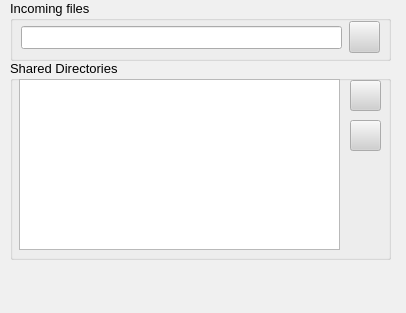
<ui version="4.0" >
 <class>DirectoriesPage</class>
 <widget class="QWidget" name="DirectoriesPage" >
  <property name="geometry" >
   <rect>
    <x>0</x>
    <y>0</y>
    <width>406</width>
    <height>313</height>
   </rect>
  </property>
  <property name="sizePolicy" >
   <sizepolicy>
    <hsizetype>7</hsizetype>
    <vsizetype>7</vsizetype>
    <horstretch>0</horstretch>
    <verstretch>0</verstretch>
   </sizepolicy>
  </property>
  <property name="palette" >
   <palette>
    <active>
     <colorrole role="WindowText" >
      <brush brushstyle="SolidPattern" >
       <color alpha="255" >
        <red>0</red>
        <green>0</green>
        <blue>0</blue>
       </color>
      </brush>
     </colorrole>
     <colorrole role="Button" >
      <brush brushstyle="SolidPattern" >
       <color alpha="255" >
        <red>208</red>
        <green>208</green>
        <blue>208</blue>
       </color>
      </brush>
     </colorrole>
     <colorrole role="Light" >
      <brush brushstyle="SolidPattern" >
       <color alpha="255" >
        <red>255</red>
        <green>255</green>
        <blue>255</blue>
       </color>
      </brush>
     </colorrole>
     <colorrole role="Midlight" >
      <brush brushstyle="SolidPattern" >
       <color alpha="255" >
        <red>247</red>
        <green>247</green>
        <blue>247</blue>
       </color>
      </brush>
     </colorrole>
     <colorrole role="Dark" >
      <brush brushstyle="SolidPattern" >
       <color alpha="255" >
        <red>104</red>
        <green>104</green>
        <blue>104</blue>
       </color>
      </brush>
     </colorrole>
     <colorrole role="Mid" >
      <brush brushstyle="SolidPattern" >
       <color alpha="255" >
        <red>139</red>
        <green>139</green>
        <blue>139</blue>
       </color>
      </brush>
     </colorrole>
     <colorrole role="Text" >
      <brush brushstyle="SolidPattern" >
       <color alpha="255" >
        <red>0</red>
        <green>0</green>
        <blue>0</blue>
       </color>
      </brush>
     </colorrole>
     <colorrole role="BrightText" >
      <brush brushstyle="SolidPattern" >
       <color alpha="255" >
        <red>255</red>
        <green>255</green>
        <blue>255</blue>
       </color>
      </brush>
     </colorrole>
     <colorrole role="ButtonText" >
      <brush brushstyle="SolidPattern" >
       <color alpha="255" >
        <red>0</red>
        <green>0</green>
        <blue>0</blue>
       </color>
      </brush>
     </colorrole>
     <colorrole role="Base" >
      <brush brushstyle="SolidPattern" >
       <color alpha="255" >
        <red>255</red>
        <green>255</green>
        <blue>255</blue>
       </color>
      </brush>
     </colorrole>
     <colorrole role="Window" >
      <brush brushstyle="SolidPattern" >
       <color alpha="255" >
        <red>240</red>
        <green>240</green>
        <blue>240</blue>
       </color>
      </brush>
     </colorrole>
     <colorrole role="Shadow" >
      <brush brushstyle="SolidPattern" >
       <color alpha="255" >
        <red>0</red>
        <green>0</green>
        <blue>0</blue>
       </color>
      </brush>
     </colorrole>
     <colorrole role="Highlight" >
      <brush brushstyle="SolidPattern" >
       <color alpha="255" >
        <red>0</red>
        <green>0</green>
        <blue>128</blue>
       </color>
      </brush>
     </colorrole>
     <colorrole role="HighlightedText" >
      <brush brushstyle="SolidPattern" >
       <color alpha="255" >
        <red>255</red>
        <green>255</green>
        <blue>255</blue>
       </color>
      </brush>
     </colorrole>
     <colorrole role="Link" >
      <brush brushstyle="SolidPattern" >
       <color alpha="255" >
        <red>0</red>
        <green>0</green>
        <blue>255</blue>
       </color>
      </brush>
     </colorrole>
     <colorrole role="LinkVisited" >
      <brush brushstyle="SolidPattern" >
       <color alpha="255" >
        <red>255</red>
        <green>0</green>
        <blue>255</blue>
       </color>
      </brush>
     </colorrole>
     <colorrole role="AlternateBase" >
      <brush brushstyle="SolidPattern" >
       <color alpha="255" >
        <red>231</red>
        <green>231</green>
        <blue>231</blue>
       </color>
      </brush>
     </colorrole>
    </active>
    <inactive>
     <colorrole role="WindowText" >
      <brush brushstyle="SolidPattern" >
       <color alpha="255" >
        <red>0</red>
        <green>0</green>
        <blue>0</blue>
       </color>
      </brush>
     </colorrole>
     <colorrole role="Button" >
      <brush brushstyle="SolidPattern" >
       <color alpha="255" >
        <red>208</red>
        <green>208</green>
        <blue>208</blue>
       </color>
      </brush>
     </colorrole>
     <colorrole role="Light" >
      <brush brushstyle="SolidPattern" >
       <color alpha="255" >
        <red>255</red>
        <green>255</green>
        <blue>255</blue>
       </color>
      </brush>
     </colorrole>
     <colorrole role="Midlight" >
      <brush brushstyle="SolidPattern" >
       <color alpha="255" >
        <red>247</red>
        <green>247</green>
        <blue>247</blue>
       </color>
      </brush>
     </colorrole>
     <colorrole role="Dark" >
      <brush brushstyle="SolidPattern" >
       <color alpha="255" >
        <red>104</red>
        <green>104</green>
        <blue>104</blue>
       </color>
      </brush>
     </colorrole>
     <colorrole role="Mid" >
      <brush brushstyle="SolidPattern" >
       <color alpha="255" >
        <red>139</red>
        <green>139</green>
        <blue>139</blue>
       </color>
      </brush>
     </colorrole>
     <colorrole role="Text" >
      <brush brushstyle="SolidPattern" >
       <color alpha="255" >
        <red>0</red>
        <green>0</green>
        <blue>0</blue>
       </color>
      </brush>
     </colorrole>
     <colorrole role="BrightText" >
      <brush brushstyle="SolidPattern" >
       <color alpha="255" >
        <red>255</red>
        <green>255</green>
        <blue>255</blue>
       </color>
      </brush>
     </colorrole>
     <colorrole role="ButtonText" >
      <brush brushstyle="SolidPattern" >
       <color alpha="255" >
        <red>0</red>
        <green>0</green>
        <blue>0</blue>
       </color>
      </brush>
     </colorrole>
     <colorrole role="Base" >
      <brush brushstyle="SolidPattern" >
       <color alpha="255" >
        <red>255</red>
        <green>255</green>
        <blue>255</blue>
       </color>
      </brush>
     </colorrole>
     <colorrole role="Window" >
      <brush brushstyle="SolidPattern" >
       <color alpha="255" >
        <red>240</red>
        <green>240</green>
        <blue>240</blue>
       </color>
      </brush>
     </colorrole>
     <colorrole role="Shadow" >
      <brush brushstyle="SolidPattern" >
       <color alpha="255" >
        <red>0</red>
        <green>0</green>
        <blue>0</blue>
       </color>
      </brush>
     </colorrole>
     <colorrole role="Highlight" >
      <brush brushstyle="SolidPattern" >
       <color alpha="255" >
        <red>192</red>
        <green>192</green>
        <blue>192</blue>
       </color>
      </brush>
     </colorrole>
     <colorrole role="HighlightedText" >
      <brush brushstyle="SolidPattern" >
       <color alpha="255" >
        <red>0</red>
        <green>0</green>
        <blue>0</blue>
       </color>
      </brush>
     </colorrole>
     <colorrole role="Link" >
      <brush brushstyle="SolidPattern" >
       <color alpha="255" >
        <red>0</red>
        <green>0</green>
        <blue>255</blue>
       </color>
      </brush>
     </colorrole>
     <colorrole role="LinkVisited" >
      <brush brushstyle="SolidPattern" >
       <color alpha="255" >
        <red>255</red>
        <green>0</green>
        <blue>255</blue>
       </color>
      </brush>
     </colorrole>
     <colorrole role="AlternateBase" >
      <brush brushstyle="SolidPattern" >
       <color alpha="255" >
        <red>231</red>
        <green>231</green>
        <blue>231</blue>
       </color>
      </brush>
     </colorrole>
    </inactive>
    <disabled>
     <colorrole role="WindowText" >
      <brush brushstyle="SolidPattern" >
       <color alpha="255" >
        <red>104</red>
        <green>104</green>
        <blue>104</blue>
       </color>
      </brush>
     </colorrole>
     <colorrole role="Button" >
      <brush brushstyle="SolidPattern" >
       <color alpha="255" >
        <red>208</red>
        <green>208</green>
        <blue>208</blue>
       </color>
      </brush>
     </colorrole>
     <colorrole role="Light" >
      <brush brushstyle="SolidPattern" >
       <color alpha="255" >
        <red>255</red>
        <green>255</green>
        <blue>255</blue>
       </color>
      </brush>
     </colorrole>
     <colorrole role="Midlight" >
      <brush brushstyle="SolidPattern" >
       <color alpha="255" >
        <red>247</red>
        <green>247</green>
        <blue>247</blue>
       </color>
      </brush>
     </colorrole>
     <colorrole role="Dark" >
      <brush brushstyle="SolidPattern" >
       <color alpha="255" >
        <red>104</red>
        <green>104</green>
        <blue>104</blue>
       </color>
      </brush>
     </colorrole>
     <colorrole role="Mid" >
      <brush brushstyle="SolidPattern" >
       <color alpha="255" >
        <red>139</red>
        <green>139</green>
        <blue>139</blue>
       </color>
      </brush>
     </colorrole>
     <colorrole role="Text" >
      <brush brushstyle="SolidPattern" >
       <color alpha="255" >
        <red>104</red>
        <green>104</green>
        <blue>104</blue>
       </color>
      </brush>
     </colorrole>
     <colorrole role="BrightText" >
      <brush brushstyle="SolidPattern" >
       <color alpha="255" >
        <red>255</red>
        <green>255</green>
        <blue>255</blue>
       </color>
      </brush>
     </colorrole>
     <colorrole role="ButtonText" >
      <brush brushstyle="SolidPattern" >
       <color alpha="255" >
        <red>104</red>
        <green>104</green>
        <blue>104</blue>
       </color>
      </brush>
     </colorrole>
     <colorrole role="Base" >
      <brush brushstyle="SolidPattern" >
       <color alpha="255" >
        <red>240</red>
        <green>240</green>
        <blue>240</blue>
       </color>
      </brush>
     </colorrole>
     <colorrole role="Window" >
      <brush brushstyle="SolidPattern" >
       <color alpha="255" >
        <red>240</red>
        <green>240</green>
        <blue>240</blue>
       </color>
      </brush>
     </colorrole>
     <colorrole role="Shadow" >
      <brush brushstyle="SolidPattern" >
       <color alpha="255" >
        <red>0</red>
        <green>0</green>
        <blue>0</blue>
       </color>
      </brush>
     </colorrole>
     <colorrole role="Highlight" >
      <brush brushstyle="SolidPattern" >
       <color alpha="255" >
        <red>0</red>
        <green>0</green>
        <blue>128</blue>
       </color>
      </brush>
     </colorrole>
     <colorrole role="HighlightedText" >
      <brush brushstyle="SolidPattern" >
       <color alpha="255" >
        <red>255</red>
        <green>255</green>
        <blue>255</blue>
       </color>
      </brush>
     </colorrole>
     <colorrole role="Link" >
      <brush brushstyle="SolidPattern" >
       <color alpha="255" >
        <red>0</red>
        <green>0</green>
        <blue>255</blue>
       </color>
      </brush>
     </colorrole>
     <colorrole role="LinkVisited" >
      <brush brushstyle="SolidPattern" >
       <color alpha="255" >
        <red>255</red>
        <green>0</green>
        <blue>255</blue>
       </color>
      </brush>
     </colorrole>
     <colorrole role="AlternateBase" >
      <brush brushstyle="SolidPattern" >
       <color alpha="255" >
        <red>231</red>
        <green>231</green>
        <blue>231</blue>
       </color>
      </brush>
     </colorrole>
    </disabled>
   </palette>
  </property>
  <property name="font" >
   <font>
    <family>Arial</family>
    <pointsize>10</pointsize>
    <weight>50</weight>
    <italic>false</italic>
    <bold>false</bold>
    <underline>false</underline>
    <strikeout>false</strikeout>
   </font>
  </property>
  <property name="mouseTracking" >
   <bool>true</bool>
  </property>
  <property name="contextMenuPolicy" >
   <enum>Qt::NoContextMenu</enum>
  </property>
  <widget class="QGroupBox" name="groupBox" >
   <property name="geometry" >
    <rect>
     <x>10</x>
     <y>60</y>
     <width>381</width>
     <height>200</height>
    </rect>
   </property>
   <property name="title" >
    <string>Shared Directories</string>
   </property>
   <widget class="QPushButton" name="pushButton" >
    <property name="geometry" >
     <rect>
      <x>340</x>
      <y>20</y>
      <width>31</width>
      <height>31</height>
     </rect>
    </property>
    <property name="text" >
     <string/>
    </property>
    <property name="icon" >
     <iconset resource="../images.qrc" >:/images/directoryadd_24x24_shadow.png</iconset>
    </property>
    <property name="iconSize" >
     <size>
      <width>24</width>
      <height>24</height>
     </size>
    </property>
   </widget>
   <widget class="QPushButton" name="pushButton_2" >
    <property name="geometry" >
     <rect>
      <x>340</x>
      <y>60</y>
      <width>31</width>
      <height>31</height>
     </rect>
    </property>
    <property name="text" >
     <string/>
    </property>
    <property name="icon" >
     <iconset resource="../images.qrc" >:/images/directoryremove_24x24_shadow.png</iconset>
    </property>
    <property name="iconSize" >
     <size>
      <width>24</width>
      <height>24</height>
     </size>
    </property>
   </widget>
   <widget class="QListView" name="listView" >
    <property name="geometry" >
     <rect>
      <x>9</x>
      <y>19</y>
      <width>321</width>
      <height>171</height>
     </rect>
    </property>
   </widget>
  </widget>
  <widget class="QGroupBox" name="groupBox_2" >
   <property name="geometry" >
    <rect>
     <x>10</x>
     <y>0</y>
     <width>381</width>
     <height>61</height>
    </rect>
   </property>
   <property name="title" >
    <string>Incoming files</string>
   </property>
   <widget class="QPushButton" name="pushButton_6" >
    <property name="geometry" >
     <rect>
      <x>339</x>
      <y>21</y>
      <width>31</width>
      <height>32</height>
     </rect>
    </property>
    <property name="text" >
     <string/>
    </property>
    <property name="icon" >
     <iconset resource="../images.qrc" >:/images/directoryselect_24x24_shadow.png</iconset>
    </property>
    <property name="iconSize" >
     <size>
      <width>24</width>
      <height>24</height>
     </size>
    </property>
   </widget>
   <widget class="QLineEdit" name="lineEdit_5" >
    <property name="geometry" >
     <rect>
      <x>11</x>
      <y>26</y>
      <width>321</width>
      <height>23</height>
     </rect>
    </property>
   </widget>
  </widget>
 </widget>
 <resources>
  <include location="../images.qrc" />
 </resources>
 <connections/>
</ui>
